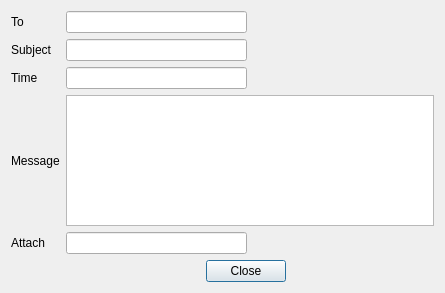
<?xml version="1.0" encoding="UTF-8"?>
<ui version="4.0">
 <class>OpenMessage</class>
 <widget class="QDialog" name="OpenMessage">
  <property name="geometry">
   <rect>
    <x>0</x>
    <y>0</y>
    <width>445</width>
    <height>293</height>
   </rect>
  </property>
  <property name="windowTitle">
   <string>Dialog</string>
  </property>
  <layout class="QGridLayout" name="gridLayout">
   <item row="0" column="0">
    <widget class="QLabel" name="label">
     <property name="text">
      <string>To</string>
     </property>
    </widget>
   </item>
   <item row="0" column="2">
    <widget class="QLineEdit" name="toLE"/>
   </item>
   <item row="0" column="3">
    <spacer name="horizontalSpacer_3">
     <property name="orientation">
      <enum>Qt::Horizontal</enum>
     </property>
     <property name="sizeHint" stdset="0">
      <size>
       <width>107</width>
       <height>20</height>
      </size>
     </property>
    </spacer>
   </item>
   <item row="1" column="0">
    <widget class="QLabel" name="label_2">
     <property name="text">
      <string>Subject</string>
     </property>
    </widget>
   </item>
   <item row="1" column="2">
    <widget class="QLineEdit" name="subjectLE"/>
   </item>
   <item row="1" column="3">
    <spacer name="horizontalSpacer_4">
     <property name="orientation">
      <enum>Qt::Horizontal</enum>
     </property>
     <property name="sizeHint" stdset="0">
      <size>
       <width>107</width>
       <height>20</height>
      </size>
     </property>
    </spacer>
   </item>
   <item row="2" column="0" colspan="2">
    <widget class="QLabel" name="label_5">
     <property name="text">
      <string>Time</string>
     </property>
    </widget>
   </item>
   <item row="2" column="2">
    <widget class="QLineEdit" name="timeLE"/>
   </item>
   <item row="2" column="3">
    <spacer name="horizontalSpacer">
     <property name="orientation">
      <enum>Qt::Horizontal</enum>
     </property>
     <property name="sizeHint" stdset="0">
      <size>
       <width>179</width>
       <height>20</height>
      </size>
     </property>
    </spacer>
   </item>
   <item row="3" column="0" colspan="2">
    <widget class="QLabel" name="label_3">
     <property name="text">
      <string>Message</string>
     </property>
    </widget>
   </item>
   <item row="3" column="2" colspan="2">
    <widget class="QTextEdit" name="messageTE"/>
   </item>
   <item row="4" column="0">
    <widget class="QLabel" name="label_4">
     <property name="text">
      <string>Attach</string>
     </property>
    </widget>
   </item>
   <item row="4" column="2">
    <widget class="QLineEdit" name="attachLE"/>
   </item>
   <item row="5" column="1" colspan="3">
    <layout class="QGridLayout" name="gridLayout_2">
     <item row="0" column="0">
      <spacer name="horizontalSpacer_5">
       <property name="orientation">
        <enum>Qt::Horizontal</enum>
       </property>
       <property name="sizeHint" stdset="0">
        <size>
         <width>40</width>
         <height>20</height>
        </size>
       </property>
      </spacer>
     </item>
     <item row="0" column="3">
      <spacer name="horizontalSpacer_6">
       <property name="orientation">
        <enum>Qt::Horizontal</enum>
       </property>
       <property name="sizeHint" stdset="0">
        <size>
         <width>85</width>
         <height>20</height>
        </size>
       </property>
      </spacer>
     </item>
     <item row="0" column="2">
      <widget class="QPushButton" name="closePB_2">
       <property name="text">
        <string>Close</string>
       </property>
      </widget>
     </item>
    </layout>
   </item>
  </layout>
 </widget>
 <resources/>
 <connections>
  <connection>
   <sender>closePB_2</sender>
   <signal>clicked()</signal>
   <receiver>OpenMessage</receiver>
   <slot>reject()</slot>
   <hints>
    <hint type="sourcelabel">
     <x>233</x>
     <y>271</y>
    </hint>
    <hint type="destinationlabel">
     <x>328</x>
     <y>276</y>
    </hint>
   </hints>
  </connection>
 </connections>
</ui>
